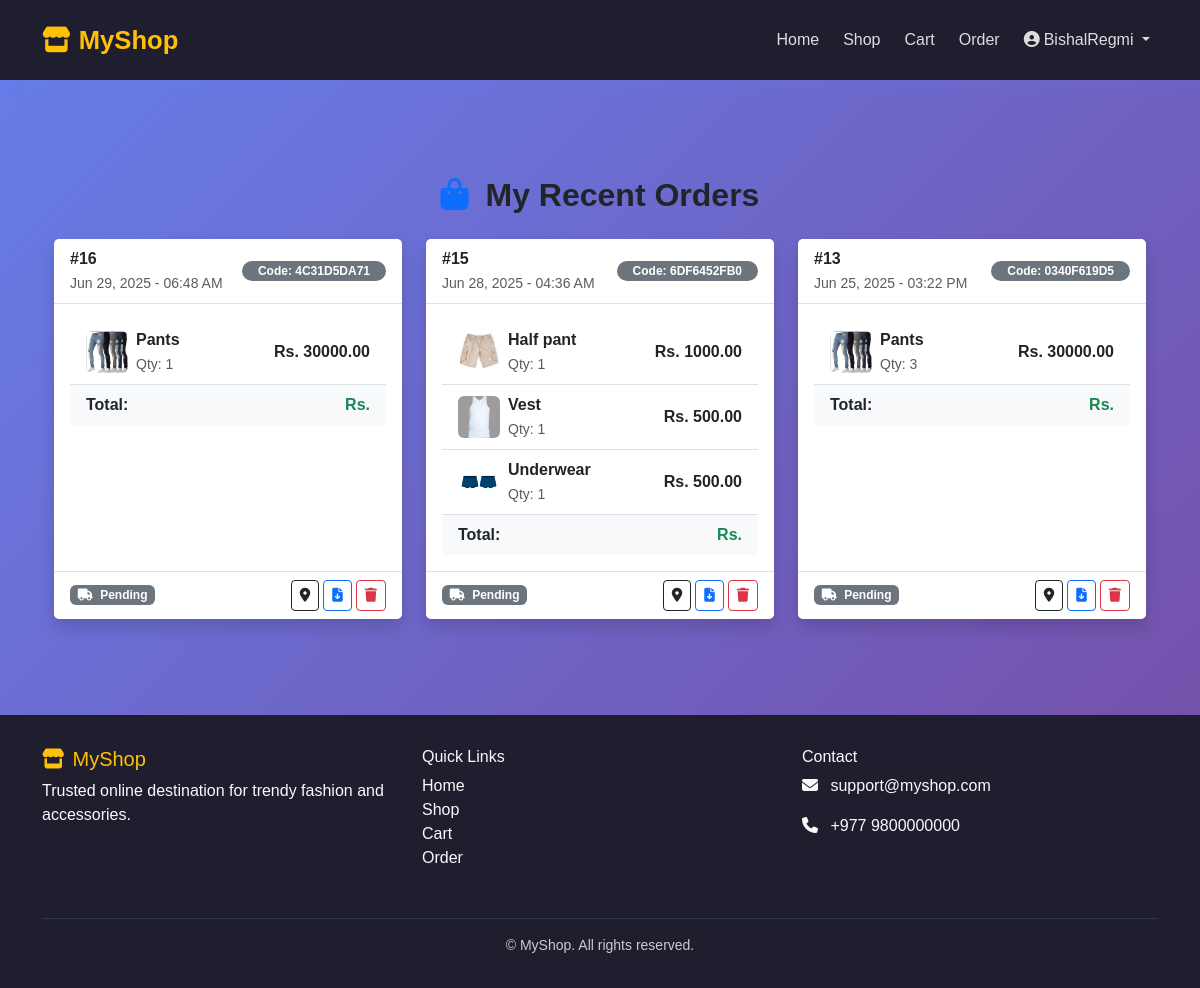
/orders/ (signed in), run on the app's committed database.
### blog/models.py (models this page shows, shortened)
class Order(models.Model):
    user = models.ForeignKey(User, on_delete=models.CASCADE)
    quantity = models.PositiveIntegerField(default=1)
    address = models.CharField(max_length=500)
    phone = models.CharField(max_length=15)
    confirmation_code = models.CharField(max_length=100, unique=True, blank=True)
    ordered_at = models.DateTimeField(auto_now_add=True)

class OrderItem(models.Model):
    order = models.ForeignKey('Order', on_delete=models.CASCADE, related_name='items')
    product = models.ForeignKey('Product', on_delete=models.CASCADE)
    quantity = models.PositiveIntegerField(default=1)

class Product(models.Model):
    category = models.ForeignKey(Category, on_delete=models.CASCADE)
    title = models.CharField(max_length=100)
    slug = models.SlugField(max_length=100, unique=True)
    image = models.ImageField(upload_to='news', blank=True, null=True)
    price = models.FloatField(default=0.0)  # ✅ Required for subtotal calculations
    description = models.TextField()
    created_at = models.DateTimeField(auto_now_add=True)
    updated_at = models.DateTimeField(auto_now=True)

### blog/views.py (the view)
# urls.py: path('orders/', views.order_history, name='order_history'),
@login_required
def order_history(request):
    orders_qs = (
        Order.objects
        .filter(user=request.user)
        .prefetch_related(
            Prefetch('items', queryset=OrderItem.objects.select_related('product'))
        )
        .order_by('-ordered_at')
    )
    paginator = Paginator(orders_qs, 5)
    page_number = request.GET.get('page')
    page_obj = paginator.get_page(page_number)
    context = {
        'orders': page_obj,
        'page_obj': page_obj,
        'paginator': paginator,
    }
    return render(request, 'order_history.html', context)

### blog/Templates/order_history.html (shortened to what this page needs)
{% extends 'base.html' %}
{% block content %}
<div class="container py-5">
  <h2 class="text-center text-gradient fw-bold mb-4">
    <i class="fas fa-shopping-bag me-2 text-primary"></i> My Recent Orders
  </h2>
  {% if orders %}
    <div class="row g-4">
      {% for order in orders %}
        <div class="col-md-6 col-lg-4">
          <div class="card shadow border-0 h-100 animate__animated animate__fadeInUp">
            <div class="card-header bg-white d-flex justify-content-between align-items-center border-bottom">
              <div>
                <strong class="text-dark">#{{ order.id }}</strong><br>
                <small class="text-muted">{{ order.ordered_at|date:"M d, Y - h:i A" }}</small>
              </div>
              <span class="badge rounded-pill bg-secondary px-3">
                Code: {{ order.confirmation_code|default:"N/A" }}
              </span>
            </div>
            <div class="card-body">
              <ul class="list-group list-group-flush">
                {% for item in order.items.all %}
                  <li class="list-group-item d-flex justify-content-between align-items-center">
                    <div class="d-flex align-items-center">
                      {% if item.product.image %}
                        <img src="{{ item.product.image.url }}" alt="{{ item.product.title }}"
                             class="rounded me-2" width="42" height="42" style="object-fit: cover; transition: 0.3s;"
                             onmouseover="this.style.transform='scale(1.1)'" onmouseout="this.style.transform='scale(1)'">
                      {% endif %}
                      <div>
                        <strong>{{ item.product.title }}</strong><br>
                        <small class="text-muted">Qty: {{ item.quantity }}</small>
                      </div>
                    </div>
                    <span class="fw-semibold">Rs. {{ item.product.price|floatformat:2 }}</span>
                  </li>
                {% endfor %}
                <li class="list-group-item d-flex justify-content-between fw-bold bg-light">
                  <span>Total:</span>
                  <span class="text-success">Rs. {{ order.get_total_price }}</span>
                </li>
              </ul>
            </div>
            <div class="card-footer d-flex justify-content-between align-items-center bg-white border-top">
              <span class="badge
                {% if order.status == 'pending' %} bg-warning text-dark
                {% elif order.status == 'shipped' %} bg-info text-dark
                {% elif order.status == 'delivered' %} bg-success
                {% else %} bg-secondary
                {% endif %}">
                <i class="fas fa-truck me-1"></i> {{ order.status|default:"Pending"|capfirst }}
              </span>
              <div class="d-flex align-items-center">
                <a href="#" class="btn btn-sm btn-outline-dark me-1" title="Track Order">
                  <i class="fas fa-map-marker-alt"></i>
                </a>
                <a href=""  class="btn btn-sm btn-outline-primary me-1" title="Download Invoice">
                  <i class="fas fa-file-download"></i>
                </a>
                <form action="{% url 'remove_order' order.id %}" method="post" style="display:inline;">
                  <button type="submit" class="btn btn-sm btn-outline-danger" title="Remove Order"
                      onclick="return confirm('Are you sure you want to remove this order?');">
                      <i class="fas fa-trash"></i>
                  </button>
                </form>
              </div>
            </div>
          </div>
        </div>
      {% endfor %}
    </div>
  {% endif %}
</div>
{% endblock %}

### blog/Templates/base.html (shortened to what this page needs)
{% load static %}
<!DOCTYPE html>
<html lang="en">
<head>
  <link href="https://cdn.jsdelivr.net/npm/bootstrap@5.3.3/dist/css/bootstrap.min.css" rel="stylesheet" />
  <link rel="stylesheet" href="https://cdnjs.cloudflare.com/ajax/libs/font-awesome/6.5.0/css/all.min.css" />
</head>
<body>
<nav class="navbar navbar-expand-lg navbar-dark sticky-top py-3">
  <div class="container">
    <a class="navbar-brand" href="{% url 'home' %}">
      <i class="fas fa-store me-2"></i>MyShop
    </a>
    <div class="collapse navbar-collapse" id="mainNavbar">
      <ul class="navbar-nav ms-auto gap-2">
        <li class="nav-item"><a class="nav-link" href="{% url 'home' %}">Home</a></li>
        <li class="nav-item"><a class="nav-link" href="{% url 'base_shop' %}">Shop</a></li>
        <li class="nav-item"><a class="nav-link" href="{% url 'view_cart' %}">Cart</a></li>
        <li class="nav-item"><a class="nav-link" href="{% url 'place_order' %}">Order</a></li>
        {% if user.is_authenticated %}
        <li class="nav-item dropdown">
          <a class="nav-link dropdown-toggle" href="#" id="userDropdown" role="button" data-bs-toggle="dropdown">
            <i class="fas fa-user-circle me-1"></i>{{ user.username }}
          </a>
        </li>
        {% else %}
        <li class="nav-item"><a class="nav-link" href="{% url 'login' %}"><i class="fas fa-sign-in-alt me-1"></i>Login</a></li>
        <li class="nav-item"><a class="nav-link" href="{% url 'register' %}"><i class="fas fa-user-plus me-1"></i>Register</a></li>
        {% endif %}
      </ul>
    </div>
  </div>
</nav>
<main class="container my-5">
  {% block content %}{% endblock %}
</main>
<footer>
  <div class="container">
    <div class="row text-light">
      <div class="col-md-4 mb-3">
        <h5 class="text-warning"><i class="fas fa-store me-2"></i>MyShop</h5>
        <p>Trusted online destination for trendy fashion and accessories.</p>
      </div>
      <div class="col-md-4 mb-3">
        <h6>Quick Links</h6>
        <ul class="list-unstyled">
          <li><a href="{% url 'home' %}" class="text-light text-decoration-none">Home</a></li>
          <li><a href="{% url 'base_shop' %}" class="text-light text-decoration-none">Shop</a></li>
          <li><a href="{% url 'view_cart' %}" class="text-light text-decoration-none">Cart</a></li>
          <li><a href="{% url 'place_order' %}" class="text-light text-decoration-none">Order</a></li>
        </ul>
      </div>
      <div class="col-md-4 mb-3">
        <h6>Contact</h6>
        <p><i class="fas fa-envelope me-2"></i> support@myshop.com</p>
        <p><i class="fas fa-phone me-2"></i> +977 9800000000</p>
      </div>
    </div>
    <hr class="border-secondary" />
    <div class="text-center small">&copy; {{ now|date:"Y" }} MyShop. All rights reserved.</div>
  </div>
</footer>
</body>
</html>

### blog/Templates/base.html (style rules this page uses)
body { font-family: 'Poppins', sans-serif; background: linear-gradient(135deg, #667eea 0%, #764ba2 100%); min-height: 100vh; display: flex; flex-direction: column; }
.navbar { background-color: #1e1e2f; box-shadow: 0 4px 15px rgba(102, 126, 234, 0.2); }
.navbar-brand { font-weight: bold; font-size: 1.6rem; color: #ffc107 !important; }
.nav-link, .dropdown-toggle { color: #ddd !important; font-weight: 500; }
footer { background-color: #1e1e2f; color: #ccc; padding: 2rem 0; margin-top: auto; }

### data on the page
Order: id "16", ordered_at "Jun 29, 2025 - 06:48 AM", confirmation_code "4C31D5DA71", status "Pending"
OrderItem: product.image (picture), product "Pants", quantity "1", product.price "30000.00"
Order: id "15", ordered_at "Jun 28, 2025 - 04:36 AM", confirmation_code "6DF6452FB0", status "Pending"
OrderItem: product.image (picture), product "Half pant", quantity "1", product.price "1000.00"
OrderItem: product.image (picture), product "Vest", quantity "1", product.price "500.00"
OrderItem: product.image (picture), product "Underwear", quantity "1", product.price "500.00"
Order: id "13", ordered_at "Jun 25, 2025 - 03:22 PM", confirmation_code "0340F619D5", status "Pending"
OrderItem: product.image (picture), product "Pants", quantity "3", product.price "30000.00"

### other printed values
{{ user.username }} "BishalRegmi"
